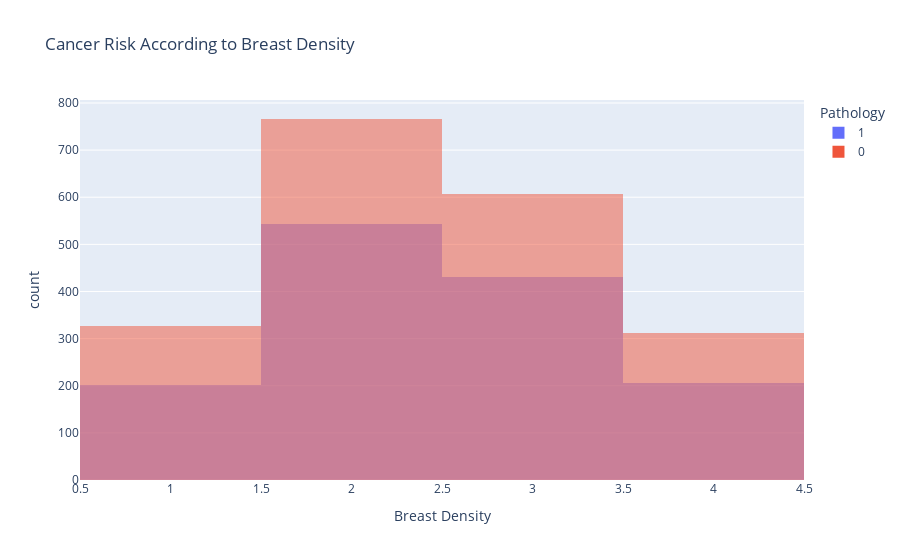

Notebook source saved alongside this figure:
### Code cell
import pandas as pd
import plotly.express as px

benign_data = BC_data[BC_data['new_pathology'] == 0]
malignant_data = BC_data[BC_data['new_pathology'] == 1]

bdensity_graph = px.histogram(BC_data, x='breast density', color='new_pathology', barmode='overlay',title='Cancer Risk According to Breast Density',labels={'breast density': 'Breast Density', 'new_pathology': 'Pathology'})

bdensity_graph.update_layout(showlegend=True)
bdensity_graph.show()

### Figure 1 — Plotly figure (JSON) as saved in the notebook; plotly's stock layout.template omitted (floating-point values rounded to 4 significant figures; data arrays with more than 128 entries replaced by an {"elided": "..."} marker saying what was removed)
{"data": [{"alignmentgroup": "True", "bingroup": "x", "hovertemplate": "Pathology=1<br>Breast Density=%{x}<br>count=%{y}<extra></extra>", "legendgroup": "1", "marker": {"color": "#636efa", "opacity": 0.5, "pattern": {"shape": ""}}, "name": "1", "offsetgroup": "1", "orientation": "v", "showlegend": true, "type": "histogram", "x": {"elided": "1381 int values"}, "xaxis": "x", "yaxis": "y"}, {"alignmentgroup": "True", "bingroup": "x", "hovertemplate": "Pathology=0<br>Breast Density=%{x}<br>count=%{y}<extra></extra>", "legendgroup": "0", "marker": {"color": "#EF553B", "opacity": 0.5, "pattern": {"shape": ""}}, "name": "0", "offsetgroup": "0", "orientation": "v", "showlegend": true, "type": "histogram", "x": {"elided": "2011 int values"}, "xaxis": "x", "yaxis": "y"}], "layout": {"barmode": "overlay", "legend": {"title": {"text": "Pathology"}, "tracegroupgap": 0}, "showlegend": true, "title": {"text": "Cancer Risk According to Breast Density"}, "xaxis": {"anchor": "y", "domain": [0, 1], "title": {"text": "Breast Density"}}, "yaxis": {"anchor": "x", "domain": [0, 1], "title": {"text": "count"}}}}
